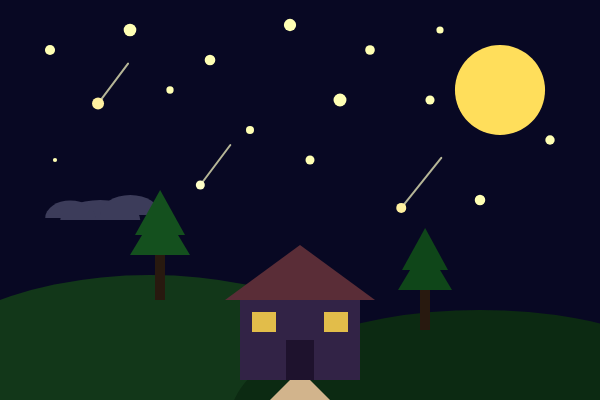
Frame 1 (no input)
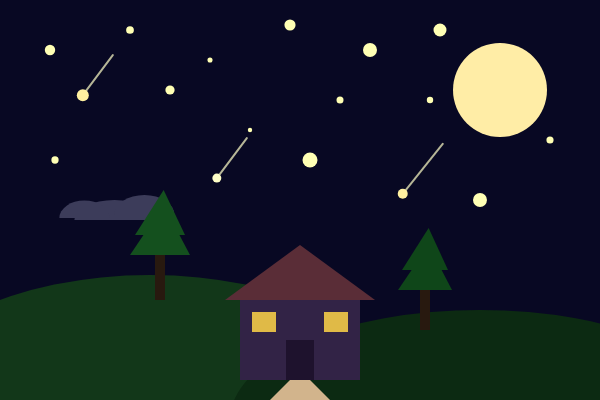
Frame 60 (no input)
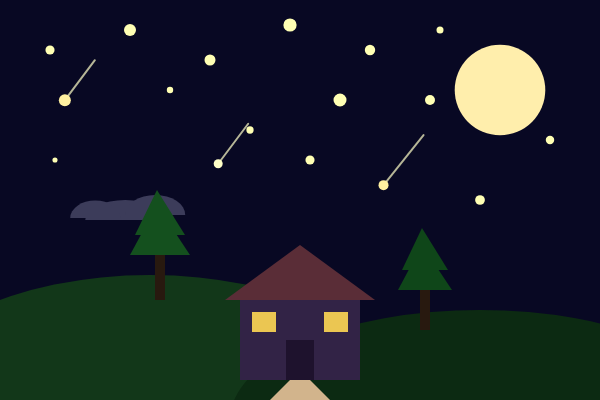
Frame 120 (the mouse pressed at the canvas centre since frame 60)

The p5.js sketch that drew these frames (run headless with seeded random() and noise() and a simulated clock; from frame 60 on, the mouse is pressed at the canvas centre):

// p5.js sketch
// ── sketch.js
let cloudX = 100;

function setup() {
  createCanvas(600, 400);
}

function draw() {
  let t = millis() / 1000;

  // 배경
  background(8, 8, 35);

  // 별 (크기 변화 - sin으로 반짝임)
  noStroke();
  let starData = [
    [50,50,10],[130,30,10],[210,60,8],[290,25,12],[370,50,12],
    [440,30,10],[170,90,8],[250,130,6],[340,100,10],[430,100,8],
    [55,160,6],[310,160,12],[480,200,12],[550,140,8]
  ];
  for (let i = 0; i < starData.length; i++) {
    let sx = starData[i][0];
    let sy = starData[i][1];
    let ss = starData[i][2];
    let newSize = ss + sin(frameCount * 0.05 + i) * 3;
    fill(255, 255, 180);
    ellipse(sx, sy, newSize, newSize);
  }

  // 보름달 (색상 변화 - lerpColor)
  let c1 = color(255, 204, 0);
  let c2 = color(255, 240, 180);
  let amt = map(sin(t), -1, 1, 0, 1);
  let moonCol = lerpColor(c1, c2, amt);
  let moonSize = 90 + sin(t * 1.5) * 4;
  noStroke();
  fill(moonCol);
  ellipse(500, 90, moonSize, moonSize);

  // 별똥별 (기본 애니메이션 - sin/cos로 이동)
  let s1x = 200 + sin(t) * 20;
  let s1y = 170 + cos(t) * 15;
  stroke(255, 255, 200, 180);
  strokeWeight(2);
  line(s1x, s1y, s1x + 30, s1y - 40);
  noStroke();
  fill(255, 255, 200);
  ellipse(s1x, s1y, 9, 9);

  let s2x = 380 + sin(t + 1) * 25;
  let s2y = 200 + cos(t + 1) * 15;
  stroke(255, 255, 200, 180);
  strokeWeight(2);
  line(s2x, s2y, s2x + 40, s2y - 50);
  noStroke();
  fill(255, 240, 160);
  ellipse(s2x, s2y, 10, 10);

  let s3x = 80 + sin(t + 2) * 20;
  let s3y = 110 + cos(t + 2) * 15;
  stroke(255, 255, 200, 180);
  strokeWeight(2);
  line(s3x, s3y, s3x + 30, s3y - 40);
  noStroke();
  fill(255, 240, 160);
  ellipse(s3x, s3y, 12, 12);

  // 구름 (좌우 이동)
  cloudX = 100 + sin(t * 0.5) * 30;
  noStroke();
  fill(60, 60, 90);
  arc(cloudX, 220, 80, 40, PI, TWO_PI);
  arc(cloudX + 30, 215, 60, 40, PI, TWO_PI);
  arc(cloudX - 30, 218, 50, 35, PI, TWO_PI);

  // 언덕
  noStroke();
  fill(18, 55, 25);
  ellipse(150, 400, 500, 250);
  fill(12, 42, 18);
  ellipse(480, 420, 500, 220);

  // 나무 (왼쪽) - 바람에 흔들림
  let sway = sin(t * 2) * 4;
  fill(40, 25, 15);
  rect(155, 250, 10, 50);
  fill(20, 80, 30);
  triangle(130, 255, 160 + sway, 205, 190, 255);
  triangle(135, 235, 160 + sway, 190, 185, 235);

  // 집
  fill(50, 35, 70);
  rect(240, 300, 120, 80);
  fill(90, 45, 55);
  triangle(225, 300, 300, 245, 375, 300);

  // 문
  fill(30, 18, 45);
  rect(286, 340, 28, 40);

  // 창문 (색상 변화 - lerpColor로 깜빡임)
  let w1 = color(255, 220, 100);
  let w2 = color(200, 160, 50);
  let wAmt = map(sin(t * 3), -1, 1, 0, 1);
  let wCol = lerpColor(w1, w2, wAmt);
  fill(wCol);
  rect(252, 312, 24, 20);
  rect(324, 312, 24, 20);

  // 길
  fill(210, 180, 140);
  quad(270, 400, 330, 400, 310, 380, 290, 380);

  // 나무 (오른쪽)
  fill(40, 25, 15);
  rect(420, 285, 10, 45);
  fill(15, 70, 25);
  triangle(398, 290, 425 + sway, 245, 452, 290);
  triangle(402, 270, 425 + sway, 228, 448, 270);
}
